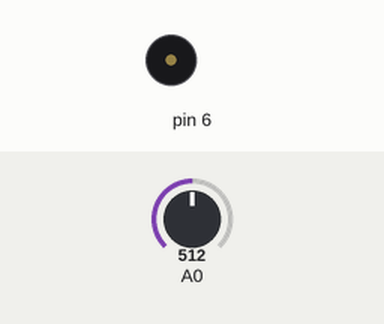
Simulated run of this sketch. Board: Arduino Uno, built with avr-gcc and run on an emulated ATmega328P. Parts: buzzer (waves = sounding). The test bench sets the inputs (shaded band); at power-on: A0 = 512.

Above: at 1.2 s.
1.3 s: A0 set to 467
2.8 s: A0 set to 432
At 3.2 s:
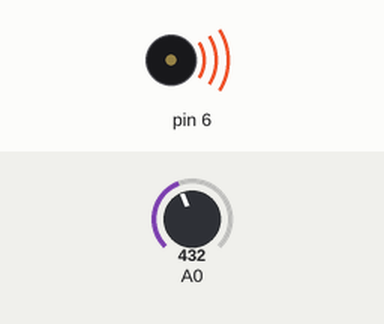
Timing chart, 0 to 10.3 s (numbered marks = the images above; inputs shaded):
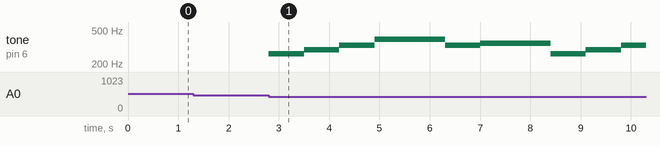

The sketch:

Sensor_luz_e_Buzzer.ino
```cpp
#define DO 262
#define RE 294
#define MI 330
#define FA 349
#define SOL 392
#define LA 440
#define SI 494
#define DO_2 523


int melodia[] = {DO, RE, MI, SOL, SOL, MI, FA, FA, DO, RE, MI, SOL, SOL, FA, MI};
void setup() {
  pinMode(6, OUTPUT);

}

void loop() {
  if(analogRead(A0)<450){
    for(int i=0; i<15;i++){
      tone(6, melodia[i]);
      delay(700);
      tone(6, 0);
    }
  }
  noTone(6);
  delay(10);
}
```

Measured:
- the behaviour switches between 450 and 449 on A0 (found by bisection; images 0 and 1)
- after the input at 1.3 s, every drawn part: stays the same
- after the input at 2.8 s, tone on pin 6: plays 262 Hz for 0.70 s, 294 Hz for 0.70 s, 330 Hz for 0.70 s, 392 Hz for 1.4 s, 330 Hz for 0.70 s, 349 Hz for 1.4 s … (9 notes in this stretch), starting at once
